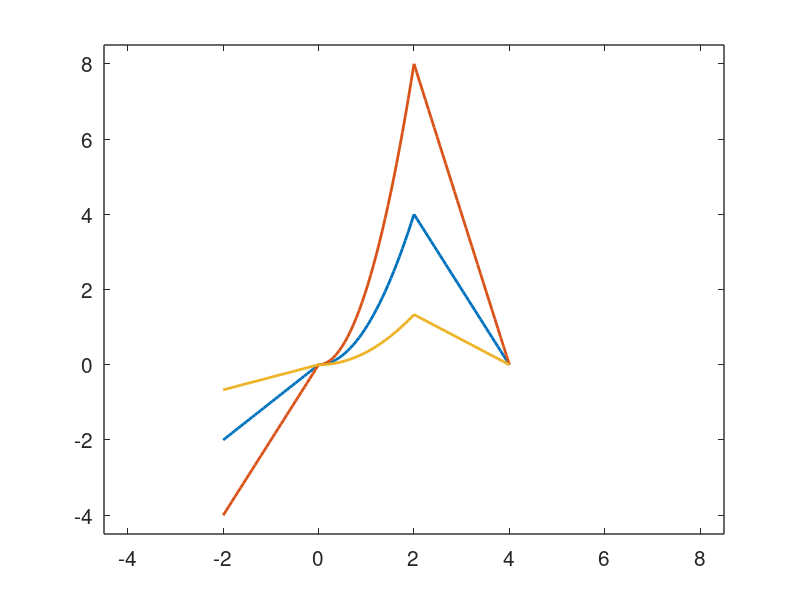

MATLAB code for this plot: (Note: this script raises an error after producing the figure.)


set(0,'defaultaxesfontsize',15);
set(0,'defaultaxeslinewidth',1)
set(0,'defaultlinelinewidth',2)
set(0,'defaultpatchlinewidth',1)

f = @(x) and(-2 <= x, x <=0).*x + and(0 < x, x<= 2).*x.^2 + and(2 < x, x<= 4).*(-2*x+8);




x = linspace(-2,4,100);

plot(x,f(x),x,2*f(x),x,f(x)/3)

axis([-4.5 8.5 -4.5 8.5])
ax = gca;
ax.XAxisLocation = 'origin';
ax.YAxisLocation = 'origin';
box off
xticks(-4:2:8)
yticks(-4:2:8)
legend({'$f(x)$','$2f(x)$','$\frac{\displaystyle f(x)}{\displaystyle 3}$'},'Interpreter','latex')
legend boxoff
print(gcf, '-depsc2', 'stretchshrinkvertical');

plot(x,f(x),x/2,f(x),2*x,f(x))

axis([-4.5 8.5 -4.5 8.5])
ax = gca;
ax.XAxisLocation = 'origin';
ax.YAxisLocation = 'origin';
box off
xticks(-4:2:8)
yticks(-4:2:8)
legend({'$f(x)$','$f(2x)$','$f(\frac{\displaystyle x}{\displaystyle 2})$'},'Interpreter','latex')
legend boxoff
print(gcf, '-depsc2', 'stretchshrinkhorizontal');